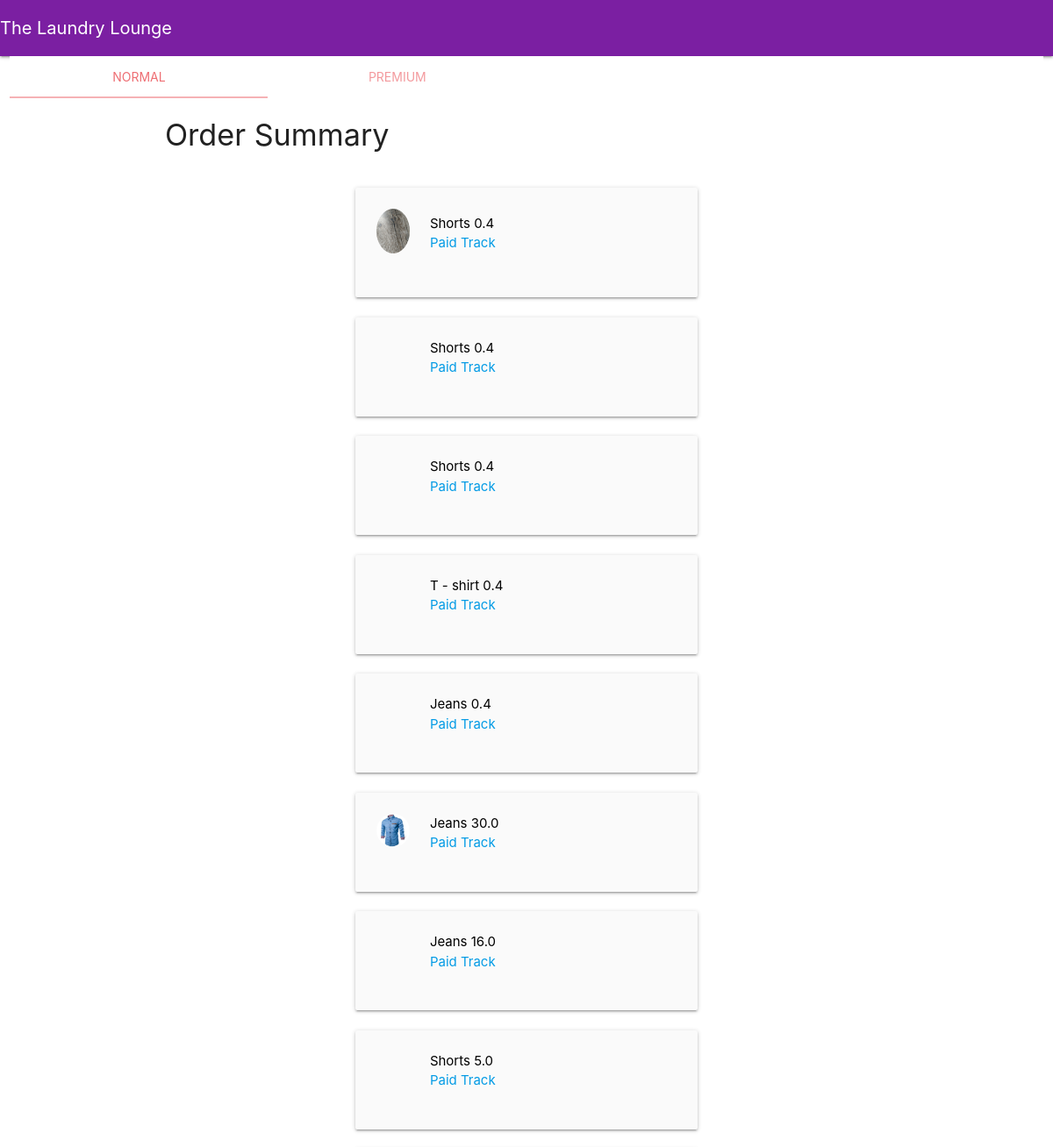
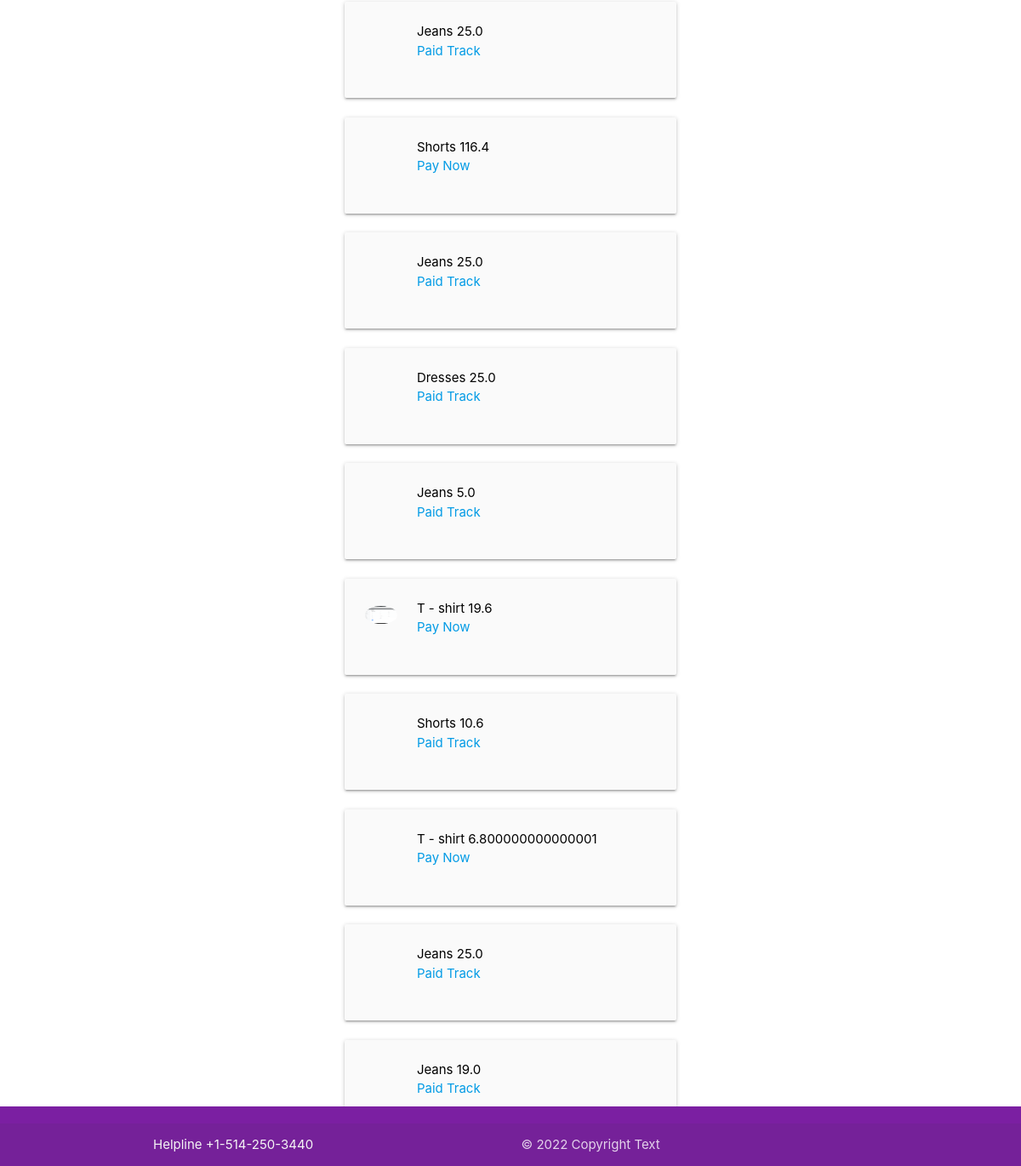
/order-details/ (signed in), run on the app's committed database (2 pictures, top to bottom).
### orders/models.py (models this page shows)
class OrdersSummary(models.Model):
    user = models.ForeignKey(User, on_delete=models.CASCADE)
    cloth_name = models.ForeignKey("ClothName", on_delete=models.CASCADE)
    cloth_image = models.ImageField(upload_to="image/", null=True,blank=True)
    quantity = models.IntegerField(null=True)
    price = models.FloatField(null=True)
    ironing = models.BooleanField(default=False)
    hot_water = models.BooleanField(default=False)
    cold_water = models.BooleanField(default=False)
    washing_liquid = models.BooleanField(default=False)
    softern = models.BooleanField(default=False)
    puckup_date = models.DateField(auto_now_add=False)
    pickup_time = models.TimeField(auto_now_add=False,null=True)
    delivery = models.DateField(auto_now_add=False,null=True)
    delivery_time = models.TimeField(auto_now_add=False,null=True)
    instruction = models.CharField(max_length = 150,null=True,blank=True)
    paid = models.BooleanField(default=False)
    pick_up = models.BooleanField(default=False)
    working = models.BooleanField(default=False)
    deliver = models.BooleanField(default=False)
    def __str__(self):
        return self.user.first_name

class ClothName(models.Model):
    cloth_category_name = models.ForeignKey("ClothCategory", on_delete=models.CASCADE)
    cloth_name = models.CharField(max_length=250)
    price = models.FloatField(null=True)
    number_of_clothes = models.CharField(max_length=250)
    def __str__(self):
        return self.cloth_name

### orders/views.py (the view)
# urls.py: path("order-details/",order_details,name='order_details'),
def order_details(request):
    if request.user.is_authenticated:
        user = User.objects.get(id = request.user.id)
        print(user)
        cloth_summary = OrdersSummary.objects.filter(user = user)
        premium_cloth_summary = PremiumOrdersSummary.objects.filter(user = user)
        print(cloth_summary)
        return render(request,"order_list.html",{"cloth":cloth_summary,'premium_cloth':premium_cloth_summary})
    else:
        return redirect("login")

### orders/templates/order_list.html (shortened to what this page needs)
{% extends "base.html" %}
{% load static %}
{% block content %}
{% include 'topbar.html' %}
  <div class="row">
    <div class="col s12">
      <ul class="tabs">
        <li class="tab col s3"><a class="active" href="#test1">Normal</a></li>
        <li class="tab col s3"><a  href="#test2">Premium</a></li>
      </ul>
    </div>
        <div id="test1" class="col s12">
            <div class="tab-content" id="nav-tabContent">
                <div class="tab-pane fade show active" id="nav-home" role="tabpanel" aria-labelledby="nav-home-tab">
                    <div class="container my-2">
                        <div class="row text-center">
                            <div class="col">
                                <h4>Order Summary</h4>
                            </div>
                        </div>
                    </div>
                    <div class="container">
                        {% for cloth in cloth %}
                            <div class="col s12 m8 offset-m2 l6 offset-l3">
                                <div class="card-panel grey lighten-5 z-depth-1">
                                <div class="row valign-wrapper">
                                    <div class="col s2">
                                        {% if cloth.cloth_image %}
                                                    <img src="{{ cloth.cloth_image.url}}" alt="" class="circle responsive-img">
                                        {% else %}
                                                    <img src="https://thumbs.dreamstime.com/b/cartoon-colorful-clothes-hangers-fashion-concept-cartoon-colorful-clothes-hangers-fashion-concept-woman-lothes-collection-142666785.jpg" alt="" class="circle responsive-img">
                                        {% endif %}
                                    </div>
                                    <div class="col s10">
                                    <span class="black-text">
                                        {{cloth.cloth_name}}
                                        <span class="text-right">{{cloth.price}}</span><br />
                                                {% if cloth.paid %}
                                                    <a class="font-weight-bold">Paid</a>
                                                    <a href="{% url 'tracker' cloth.id%}" class="font-weight-bold">Track </a>
                                                {% else %}
                                                <a href="{% url 'card_details' cloth.id %}" class="font-weight-bold">Pay Now</a>
                                                {% endif %}
                                    </span>
                                    </div>
                                </div>
                                </div>
                            </div>
                        {% endfor %}
                    </div>
                </div>
        </div>
        </div>
    </div>
{% include 'navbar.html' %}
{% endblock %}

### userauthentication/templates/base.html (shortened to what this page needs)
<!DOCTYPE html>
<html lang="en">
<head>
    {% load static %}
    <link rel="stylesheet" href="https://maxcdn.bootstrapcdn.com/font-awesome/4.7.0/css/font-awesome.min.css">
    <link rel="stylesheet" href="{% static '/css/style.css'  %}">
    <link rel="stylesheet" href="https://cdnjs.cloudflare.com/ajax/libs/materialize/1.0.0/css/materialize.min.css">
</head>
<body>
    {% block content %}
    {% endblock %}
</body>
</html>

### userauthentication/templates/topbar.html (shortened to what this page needs)
  <nav>
    <div class="nav-wrapper purple darken-2">
      <a href="#!" class="brand-logo" style="font-size:20px">The Laundry Lounge</a>
    </div>
  </nav>

### userauthentication/templates/navbar.html (shortened to what this page needs)
<footer class="page-footer purple darken-2" >
    <div class="footer-copyright">
        <div class="container">
        <a class="grey-text text-lighten-4 left" href="tel:+1-514-250-3440">Helpline +1-514-250-3440</a>
        © 2022 Copyright Text
      </div>
    </div>
  </footer>

### static/css/style.css (style rules this page uses)
* { padding:0; margin:0; box-sizing: border-box; }

### userauthentication/templates/navbar.html (style rules this page uses)
footer { position: fixed; left: 0; bottom: 0; width: 100%; color: white; text-align: center; }

### data on the page
OrdersSummary: cloth_image (picture), cloth_name "Shorts", price "0.4", paid "Paid"
OrdersSummary: cloth_name "Shorts", price "0.4", paid "Paid"
OrdersSummary: cloth_name "Shorts", price "0.4", paid "Paid"
OrdersSummary: cloth_name "T - shirt", price "0.4", paid "Paid"
OrdersSummary: cloth_name "Jeans", price "0.4", paid "Paid"
OrdersSummary: cloth_image (picture), cloth_name "Jeans", price "30.0", paid "Paid"
OrdersSummary: cloth_name "Jeans", price "16.0", paid "Paid"
OrdersSummary: cloth_name "Shorts", price "5.0", paid "Paid"
OrdersSummary: cloth_name "Jeans", price "25.0", paid "Paid"
OrdersSummary: cloth_name "Shorts", price "116.4", paid "Pay Now"
OrdersSummary: cloth_name "Jeans", price "25.0", paid "Paid"
OrdersSummary: cloth_name "Dresses", price "25.0", paid "Paid"
OrdersSummary: cloth_name "Jeans", price "5.0", paid "Paid"
OrdersSummary: cloth_image (picture), cloth_name "T - shirt", price "19.6", paid "Pay Now"
OrdersSummary: cloth_name "Shorts", price "10.6", paid "Paid"
OrdersSummary: cloth_name "T - shirt", price "6.800000000000001", paid "Pay Now"
OrdersSummary: cloth_name "Jeans", price "25.0", paid "Paid"
OrdersSummary: cloth_name "Jeans", price "19.0", paid "Paid"
